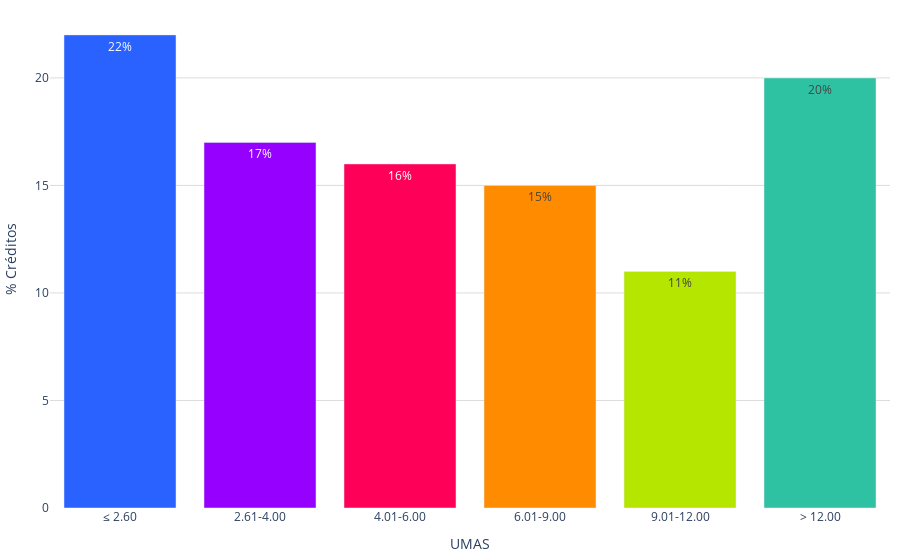

Write notebook code for a chart like this one.
### Code cell
labels = conteo_ingresos['rango_ingresos']
values = conteo_ingresos['porcentajes']
colores = ['#2962ff', '#9500ff', '#ff0059', '#ff8c00', '#b4e600', '#2EC2A2','#E50CB6']

fig = go.Figure()
fig.add_trace(go.Bar(
        x=labels, 
        y=values, 
        marker_color=colores,
        text=values,  # Texto que se mostrará en las barras (porcentaje)
        textposition='inside',  # Posición del texto (puede ser 'inside' o 'outside')
        texttemplate='%{text:.0f}%', 
    )
)    
fig.update_layout(
    #barmode='stack', 
    #title='Porcentaje de créditos en UMAS (2022)',
    #title_font_size = 22,
    xaxis=dict(title='UMAS',),
    yaxis=dict(
        title='% Créditos', # Título del eje y
        gridcolor='#dddcda', # Color de las líneas que dividen los rangos del eje Y         
    ),  margin=dict(l=10, r=10, t=10, b=10),  # Ajusta los márgenes (left, right, top, bottom)
    plot_bgcolor='rgba(0,0,0,0)',  # Color de fondo del gráfico
    legend=dict(
        yanchor="top",
        y=0.99,
    )
)

# Exportar gráfica como archivo HTML
def guardar_grafico_como_html(fig, nombre_archivo, carpeta='assets\graficas'):
    # Crear la carpeta si no existe
    if not os.path.exists(carpeta):
        os.makedirs(carpeta)
    config = {
        'displaylogo': False,  # Ocultar el logo de Plotly
        'modeBarButtonsToRemove': [
            'toImage',       # Botón para guardar como imagen
            'select2d',      # Box select
            'lasso2d',       # Lasso select
            'resetScale2d',  # Reset Axes
        ]
    }
    # Gráfica como archivo HTML en la carpeta especificada
    pio.write_html(fig, f'{carpeta}/{nombre_archivo}.html', config=config)
guardar_grafico_como_html(fig, 'g_bar_creditos_umas_2022', carpeta='assets\graficas')
fig.show()

### Figure 1 — Plotly figure (JSON) as saved in the notebook; plotly's stock layout.template omitted (floating-point values rounded to 4 significant figures)
{"data": [{"marker": {"color": ["#2962ff", "#9500ff", "#ff0059", "#ff8c00", "#b4e600", "#2EC2A2", "#E50CB6"]}, "text": [22, 17, 16, 15, 11, 20], "textposition": "inside", "texttemplate": "%{text:.0f}%", "type": "bar", "x": ["≤ 2.60", "2.61-4.00", "4.01-6.00", "6.01-9.00", "9.01-12.00", "> 12.00"], "y": [22, 17, 16, 15, 11, 20]}], "layout": {"legend": {"y": 0.99, "yanchor": "top"}, "margin": {"b": 10, "l": 10, "r": 10, "t": 10}, "plot_bgcolor": "rgba(0,0,0,0)", "xaxis": {"title": {"text": "UMAS"}}, "yaxis": {"gridcolor": "#dddcda", "title": {"text": "% Créditos"}}}}
